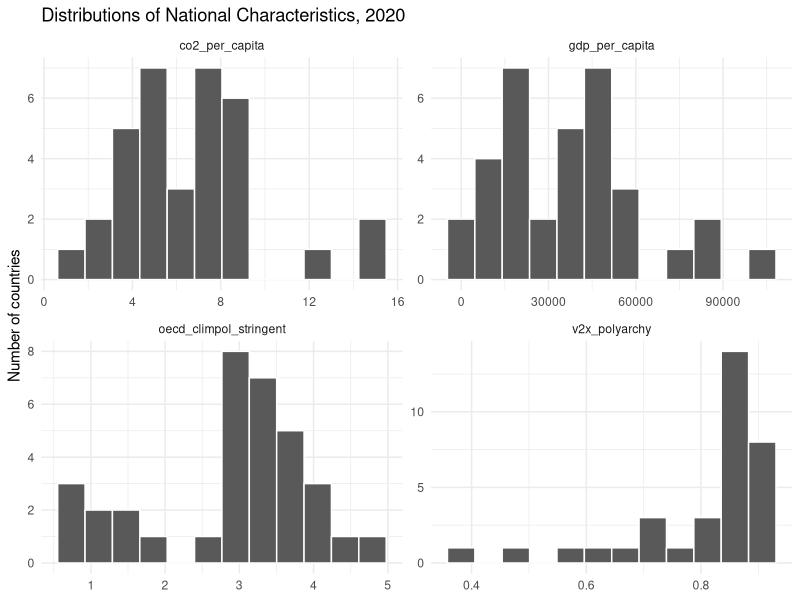
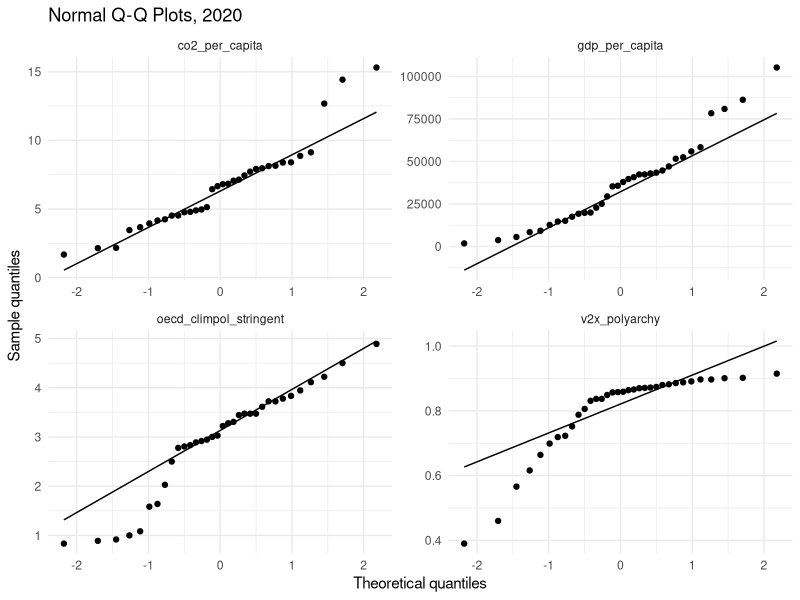

The R script that drew these images, in order:
## ---- chunk 1
library(tidyverse)
library(Hmisc)
library(corrplot)
library(knitr)

all_vars<-read_csv("data/climpolicy_combined.csv")
## ---- chunk 2
all_vars <- all_vars %>%
  mutate(
    gdp_per_capita = gdp / tot_population,
    co2_per_capita = co2_emissions * 1e6 / tot_population
  )
## ---- chunk 3
all_vars %>%
  select(
    country_name, year, oecd_climpol_stringent,
    co2_per_capita, gdp_per_capita, v2x_polyarchy
  ) %>%
  slice_head(n = 10) %>%
  kable(digits = 2)
## ---- chunk 4
data_2020 <- all_vars %>%
  filter(year == 2020)
## ---- chunk 5
data_2020 %>%
  select(
    oecd_climpol_stringent,
    co2_per_capita,
    gdp_per_capita,
    v2x_polyarchy
  ) %>%
  pivot_longer(
    everything(),
    names_to = "variable",
    values_to = "value"
  ) %>%
  ggplot(aes(x = value)) +
  geom_histogram(bins = 12, color = "white") +
  facet_wrap(~ variable, scales = "free") +
  theme_minimal() +
  labs(
    title = "Distributions of National Characteristics, 2020",
    x = NULL,
    y = "Number of countries"
  )
## ---- chunk 6
data_2020 %>%
  select(
    oecd_climpol_stringent,
    co2_per_capita,
    gdp_per_capita,
    v2x_polyarchy
  ) %>%
  pivot_longer(
    everything(),
    names_to = "variable",
    values_to = "value"
  ) %>%
  ggplot(aes(sample = value)) +
  stat_qq() +
  stat_qq_line() +
  facet_wrap(~ variable, scales = "free") +
  theme_minimal() +
  labs(
    title = "Normal Q-Q Plots, 2020",
    x = "Theoretical quantiles",
    y = "Sample quantiles"
  )
## ---- chunk 7

## ---- chunk 8

## ---- chunk 9
data_2000 <- all_vars %>%
  filter(year == 2000)
## ---- chunk 10

## ---- chunk 11
country_changes <- all_vars %>%
  select(
    country_text_id,
    country_name,
    year,
    oecd_climpol_stringent,
    co2_per_capita,
    gdp_per_capita,
    v2x_polyarchy
  ) %>%
  pivot_wider(
    names_from = year,
    values_from = c(
      oecd_climpol_stringent,
      co2_per_capita,
      gdp_per_capita,
      v2x_polyarchy
    ),
    names_sep = "_"
  ) 
## ---- chunk 12

## ---- chunk 13

## ---- chunk 14
# install.packages("rnaturalearth")
library(rnaturalearth)
countries<-ne_download(type="admin_0_countries")
